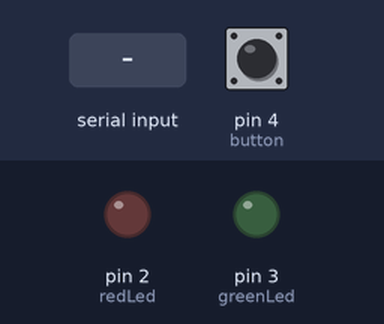
This sketch was run on a simulated Arduino Uno, built with avr-gcc and run on an emulated ATmega328P. On the bench: output pins drawn as LEDs (lit = HIGH). The test bench sets the inputs (shaded band); at power-on: pin 4 (button) LOW. What the sketch prints to the serial monitor is not drawn.

Above: at 1.2 s.
1.3 s: "2" received over the second serial link
At 2.2 s:
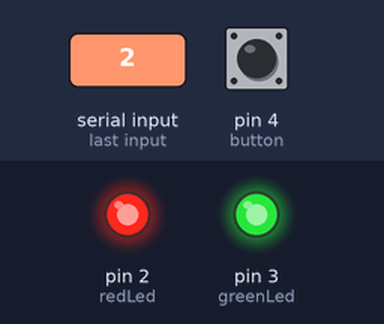
Timing chart, 0 to 4.3 s (numbered marks = the images above; inputs shaded):
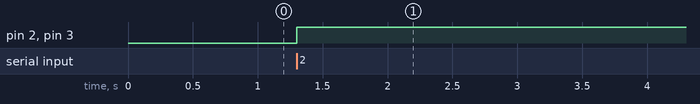

Measured:
- after the input at 1.3 s, pin 2 (redLed), pin 3 (greenLed): LOW → HIGH at once

The sketch:

exercise4.ino
```cpp
#include<SoftwareSerial.h> // 'set digital pins for serial communication'

SoftwareSerial wirelessNetworkYT(10, 11); // 'pin 10 as TX, pin 11 as RX'

char DAT = 0;    // 'variable to store received character'
int redLed = 2; // 'Yellow LED with digital pin number 5'
int greenLed = 3; // 'Green LED with digital pin number 4'
bool stateL = false;
int stateB = 0;
int stateM=0;
int button = 4;

void setup(){
  wirelessNetworkYT.begin(38400);// ' Serial communication between Arduino and the module at 38400 bps'
  pinMode(redLed,OUTPUT); // 'pin 3 as output'
  pinMode(greenLed,OUTPUT); // 'pin 6 as output'
  pinMode(button,INPUT);
  digitalWrite(redLed, LOW); // turn off red LED
  digitalWrite(greenLed, LOW); // turn off green LED
  Serial.begin(9600);
  Serial.print("Done");
}

void loop(){
  if (wirelessNetworkYT.available()){ // ' if there is information available from module'
    DAT = wirelessNetworkYT.read(); // 'stores in DAT the character received from module'
    if( DAT == '2' ){// ' if the character received is number 2'
      DAT=0;
      if (!stateL){
        stateL=true;
        digitalWrite(redLed, HIGH); // turn on red LED
        digitalWrite(greenLed, HIGH); // turn on green LED
      }else{
        stateL=false;
        digitalWrite(redLed, LOW); // turn off red LED
        digitalWrite(greenLed, LOW); // turn off green LED
      }
    }
  }
  stateB=digitalRead(button);
  if(stateB==HIGH){
        if(stateM==0){
            wirelessNetworkYT.write('2');
            stateM = 1 ;
        }
  }else {
      if (stateM == 1) {
          stateM = 0;
        }
    }
}
```
